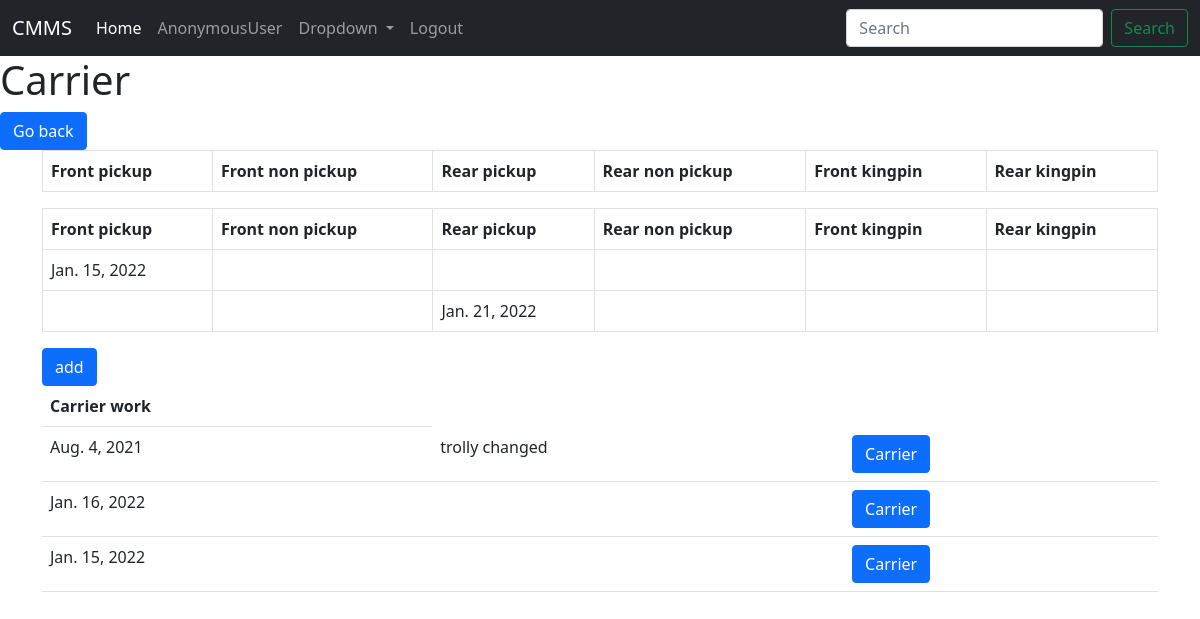
Screenshot of /history/list/1 with the database file from the repository.
### history/models.py (models this page shows, shortened)
class Carrier(models.Model):
    carrier_num = models.ForeignKey(Carrier_number,default=1, on_delete=models.SET_DEFAULT)
    created = models.DateTimeField(auto_now_add=True)
    work_done = models.TextField(blank=True)
    changed_date = models.DateField()
    carrier_slug = models.SlugField(max_length=100, default=1 )
    front_pickup_trolly = models.DateField(null=True, blank=True)
    front_rear_trolly = models.DateField(null=True, blank=True)
    rear_pickup_trolly = models.DateField(null=True, blank=True)
    rear_nonpickup_trolly = models.DateField(null=True, blank=True)
    front_kingpin = models.DateField(null=True, blank=True)
    rear_kingpin = models.DateField(null=True, blank=True)

### history/views.py (the view, shortened to what this page needs)
# urls.py: path('list/<int:carrier_num>', CarrierView.as_view(), name='carrier'),
class CarrierView(ListView):
    model = Carrier
    template_name = 'carrier.html'
    context_object_name = 'carrier'
    def get_queryset(self):
        return Carrier.objects.filter(carrier_num=self.kwargs['carrier_num'])

### history/models.py (called while the page is built)
    def __str__(self):
        return str(self.carrier_num)

### history/templates/carrier.html
{% extends "main.html"%}
{% block content%}
<h1> Carrier {{carrier_num}} </h1>
<a class = "btn btn-primary" href="{{request.META.HTTP_REFERER}}">Go back</a>
<div class="container">
    {% for carrier in object_list %}
        {%if carrier.front_pickup_trolly != null or carrier.front_rear_trolly != null or carrier.rear_pickup_trolly != null or carrier.rear_rear_trolly != null or carrier.front_kingpin != null or carrier.rear_kingpin != null%}
    <table class="table table-bordered table-hover">
        <thead>
            <tr>
                <th scope="col">Front pickup</th>
                <th scope="col">Front non pickup</th>
                <th scope="col">Rear pickup</th>
                <th scope="col">Rear non pickup</th>
                <th scope="col">Front kingpin</th>
                <th scope="col">Rear kingpin</th>
            </tr>
        </thead>
        {%endif%}
        {%endfor%}
        <tbody>
            {% for carrier in object_list %}
                {%if carrier.front_pickup_trolly != null or carrier.front_rear_trolly != null or carrier.rear_pickup_trolly != null or carrier.rear_rear_trolly != null or carrier.front_kingpin != null or carrier.rear_kingpin != null%}
                    <tr>
                    <td>{%if carrier.front_pickup_trolly != null %}{{carrier.front_pickup_trolly}}{%endif %}</td>
                    <td>{% if carrier.front_rear_trolly != null %}{{carrier.front_rear_trolly}}{%endif%}</td>
                    <td>{%if carrier.rear_pickup_trolly != null%}{{carrier.rear_pickup_trolly}}{%endif%}</td>
                    <td>{%if carrier.rear_nonpickup_trolly != null%}{{carrier.rear_nonpickup_trolly}}{%endif%}</td>
                    <td>{%if carrier.front_kingpin != null%}{{carrier.front_kingpin}}{%endif%}</td>
                    <td>{%if carrier.rear_kingpin != null%}{{carrier.rear_kingpin}}{%endif%}</td>
                    </tr>
                    {% endif %}
            {% endfor%}
        </tbody>
    </table>
</div>
<div class="container">
<table class="table table-hover table-">
    <tr> <th scope="row">Carrier work</th>
    </tr>
    {% for carrier in object_list %}
    {% if carrier.work_done != blank %}
    <tr class="">
        <td>
            {{carrier.changed_date}}</td>
            <td>{{carrier.work_done}}</td>
            <td> <a class="btn btn-primary" href=""> Carrier </a> </td>
    </tr>{%endif%}
    {% if forloop.counter == 1  %}
    <a class="btn btn-primary" href="{% url 'addcarrier' carrier.carrier_num %}"> add </a>
    {% endif %}
    {% endfor %}
</table>
</div>
{% endblock %}

### rows the page displays
Carrier: shows "Front pickup", front_pickup_trolly "Jan. 15, 2022", changed_date "Jan. 16, 2022"
Carrier: shows "Front pickup", rear_pickup_trolly "Jan. 21, 2022", changed_date "Jan. 15, 2022"
Carrier: changed_date "Aug. 4, 2021", work_done "trolly changed", shows "add"

### other values shown
{{ request.user }} "AnonymousUser"
